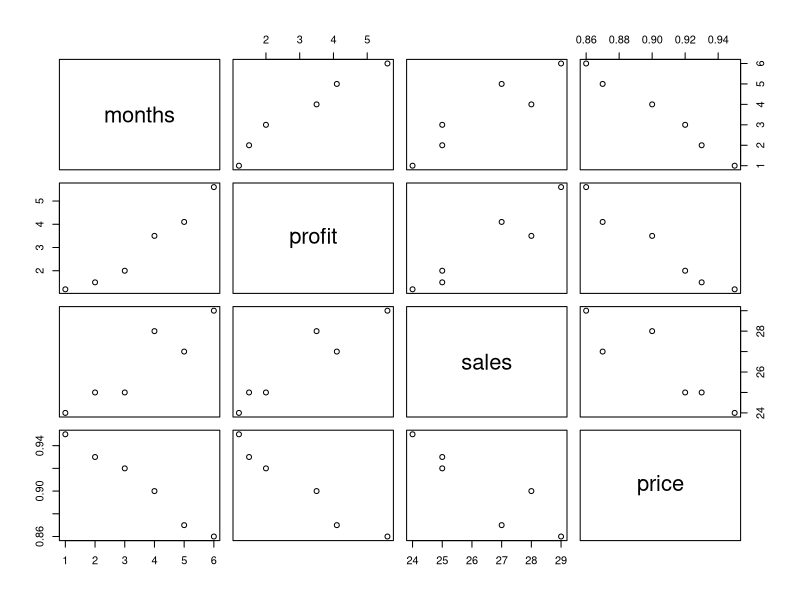
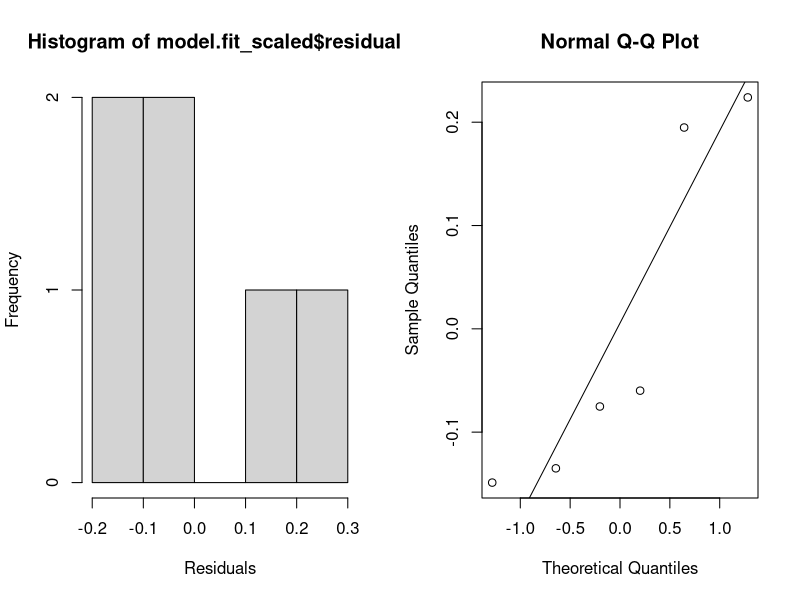
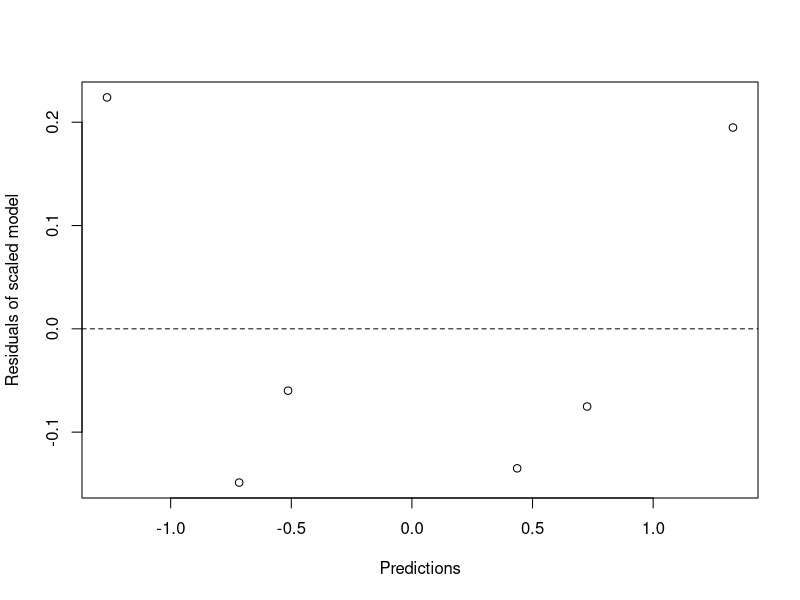

Reproduce these figures in R, in order.
months = seq(1, 6)
profit = c(1.2, 1.5, 2, 3.5, 4.1, 5.6)
sales = c(24, 25, 25, 28, 27, 29)
price = c(0.95, 0.93, 0.92, 0.9, 0.87, 0.86)

d = data.frame(months=months, profit=profit, sales=sales, price=price)

png('images/cor.png')
pairs(d)
dev.off()

cor(d)

model.fit = lm(profit ~ months + sales + price, data=d)
print(summary(model.fit))

d_scaled = data.frame(
    months=scale(d$months),
    profit=scale(d$profit),
    sales=scale(d$sales),
    price=scale(d$price)
)

model.fit_scaled = lm(profit ~ months + sales + price, data=d_scaled)

print(summary(model.fit_scaled))

print('Media de error residual (scaled)')
print(mean(model.fit_scaled$residuals))

print('Suma de error residual (scaled)')
print(sum(model.fit_scaled$residuals))

png('images/plots.png', width=800, height=400)
par(mfrow=c(1,2))

hist(model.fit_scaled$residuals, xlab='Residuals')
qqnorm(model.fit_scaled$residuals)
qqline(model.fit_scaled$residuals)

dev.off()

require(lmtest)
dwtest(model.fit_scaled)

print(d_scaled)

pred = predict(model.fit_scaled, data=data.frame(
    months=scale(d$months),
    sales=scale(d$sales),
    price=scale(d$price)
))

print('Predicciones en modelo escalado')
print(pred)

print('Errores residuales')
print(residuals(model.fit_scaled))

png('images/homo.png')
plot(pred, residuals(model.fit_scaled), xlab='Predictions', ylab='Residuals of scaled model')
abline(h=0, lty=2)
dev.off()
